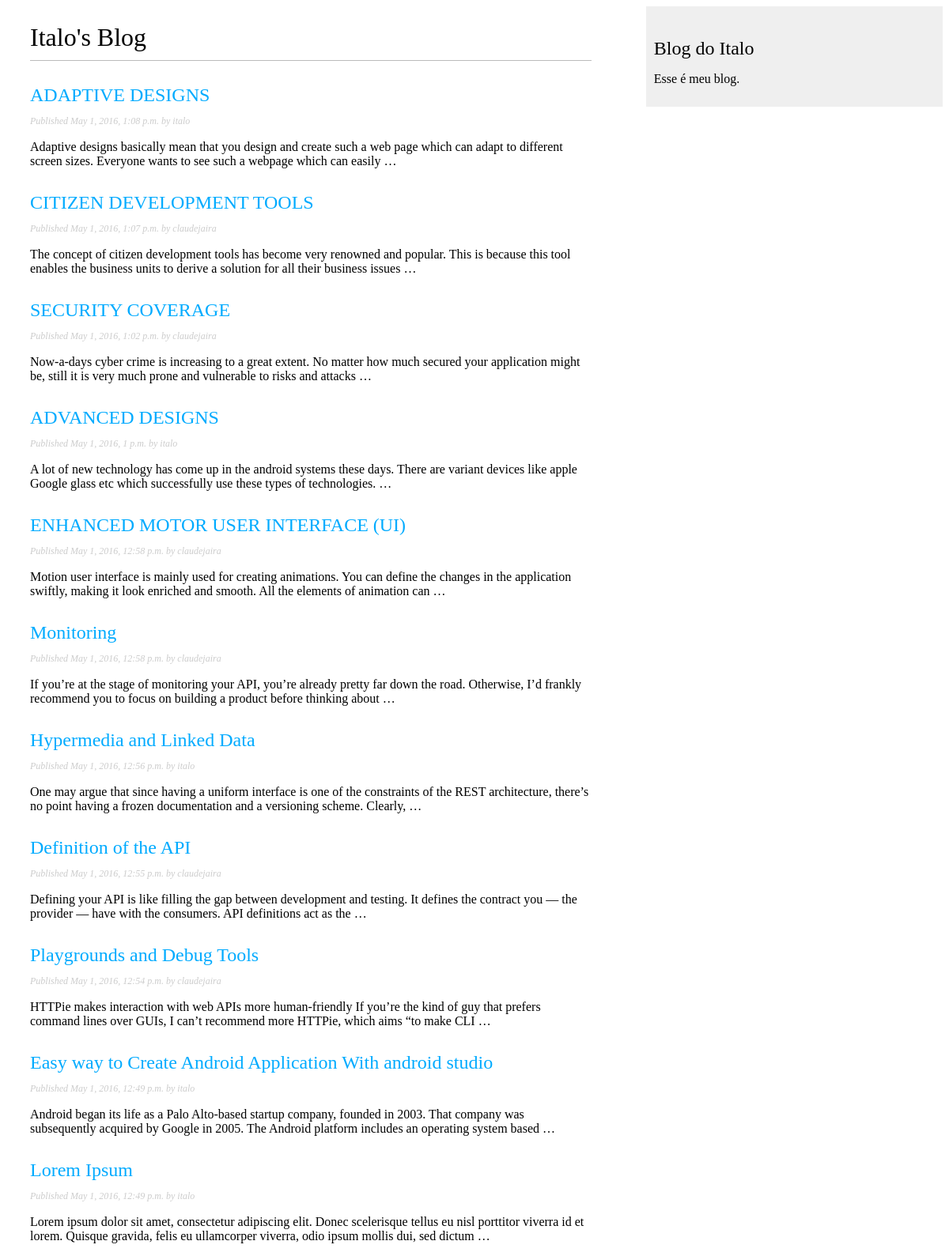
Screenshot of /blog/ with the database file from the repository.
### blog/models.py (models this page shows, shortened)
class Post(models.Model):
    STATUS_CHOICES = (
        ('draft', 'Draft'),
        ('published', 'Published'),
    )
    title = models.CharField(max_length=250)
    slug = models.SlugField(max_length=250, unique_for_date='publish')
    author = models.ForeignKey(User, related_name='blog_posts')
    body = models.TextField()
    publish = models.DateTimeField(default=timezone.now)
    created = models.DateTimeField(auto_now_add=True)
    updated = models.DateTimeField(auto_now=True)
    status = models.CharField(max_length=10,
                              choices=STATUS_CHOICES,
                              default='draft')
    class Meta:
        ordering = ('-publish',)
    def get_absolute_url(self):
        return reverse('blog:post_detail', args=[self.publish.year,
                                                 self.publish.strftime('%m'),
                                                 self.publish.strftime('%d'),
                                                 self.slug])
    objects = models.Manager()  # The default manager.
    published = PublishedManager()  # Our custom manager.

### blog/views.py (the view)
def post_list(request):
    posts = Post.published.all()
    return render(request, 'blog/post/list.html', {'posts': posts})

### blog/models.py (called while the page is built)
    def get_queryset(self):
        return super(PublishedManager, self).get_queryset().\
                filter(status='published')

### blog/templates/blog/post/list.html (shortened to what this page needs)
{% extends "blog/base.html" %}
{% block content %}
    <h1>Italo's Blog</h1>
    {% for post in posts %}
        <h2>
            <a href="{{ post.get_absolute_url }}">
                {{ post.title }}
            </a>
        </h2>
        <p class="date">
            Published {{ post.publish }} by {{ post.author }}
        </p>
        {{ post.body|truncatewords:30|linebreaks }}
    {% endfor %}
{% endblock %}

### blog/templates/blog/base.html (shortened to what this page needs)
{% load staticfiles %}
<!DOCTYPE html>
<html>
<head>
    <link href="{% static "css/blog.css" %}" rel="stylesheet">
</head>
<body>
    <div id="content">
        {% block content %}
        {% endblock %}
    </div>
    <div id="sidebar">
        <h2>Blog do Italo</h2>
        <p>Esse é meu blog.</p>
    </div>
</body>
</html>

### blog/static/css/blog.css (style rules this page uses)
a { color: #00abff; text-decoration: none; }
#content { float: left; width: 60%; padding: 0 0 0 30px; }
#sidebar { float: right; width: 30%; padding: 10px; background: #efefef; height: 100%; }
h1 { font-weight: normal; border-bottom: 1px solid #bbb; padding: 0 0 10px 0; }
h2 { font-weight: normal; margin: 30px 0 0; }
p.date { color: #ccc; font-family: georgia, serif; font-size: 12px; font-style: italic; }

### rows the page displays
Post: title "ADAPTIVE DESIGNS", publish "May 1, 2016, 1:08 p.m.", author "italo", body "Adaptive designs basically mean that you design and create such a web page which can adapt to different screen sizes. Everyone wants to see such a webpage which can easily …"
Post: title "CITIZEN DEVELOPMENT TOOLS", publish "May 1, 2016, 1:07 p.m.", author "claudejaira", body "The concept of citizen development tools has become very renowned and popular. This is because this tool enables the business units to derive a solution for all their business issues …"
Post: title "SECURITY COVERAGE", publish "May 1, 2016, 1:02 p.m.", author "claudejaira", body "Now-a-days cyber crime is increasing to a great extent. No matter how much secured your application might be, still it is very much prone and vulnerable to risks and attacks …"
Post: title "ADVANCED DESIGNS", publish "May 1, 2016, 1 p.m.", author "italo", body "A lot of new technology has come up in the android systems these days. There are variant devices like apple Google glass etc which successfully use these types of technologies. …"
Post: title "ENHANCED MOTOR USER INTERFACE (UI)", publish "May 1, 2016, 12:58 p.m.", author "claudejaira", body "Motion user interface is mainly used for creating animations. You can define the changes in the application swiftly, making it look enriched and smooth. All the elements of animation can …"
Post: title "Monitoring", publish "May 1, 2016, 12:58 p.m.", author "claudejaira", body "If you’re at the stage of monitoring your API, you’re already pretty far down the road. Otherwise, I’d frankly recommend you to focus on building a product before thinking about …"
Post: title "Hypermedia and Linked Data", publish "May 1, 2016, 12:56 p.m.", author "italo", body "One may argue that since having a uniform interface is one of the constraints of the REST architecture, there’s no point having a frozen documentation and a versioning scheme. Clearly, …"
Post: title "Definition of the API", publish "May 1, 2016, 12:55 p.m.", author "claudejaira", body "Defining your API is like filling the gap between development and testing. It defines the contract you — the provider — have with the consumers. API definitions act as the …"
Post: title "Playgrounds and Debug Tools", publish "May 1, 2016, 12:54 p.m.", author "claudejaira", body "HTTPie makes interaction with web APIs more human-friendly If you’re the kind of guy that prefers command lines over GUIs, I can’t recommend more HTTPie, which aims “to make CLI …"
Post: title "Easy way to Create Android Application With android studio", publish "May 1, 2016, 12:49 p.m.", author "italo", body "Android began its life as a Palo Alto-based startup company, founded in 2003. That company was subsequently acquired by Google in 2005. The Android platform includes an operating system based …"
Post: title "Lorem Ipsum", publish "May 1, 2016, 12:49 p.m.", author "italo", body "Lorem ipsum dolor sit amet, consectetur adipiscing elit. Donec scelerisque tellus eu nisl porttitor viverra id et lorem. Quisque gravida, felis eu ullamcorper viverra, odio ipsum mollis dui, sed dictum …"
